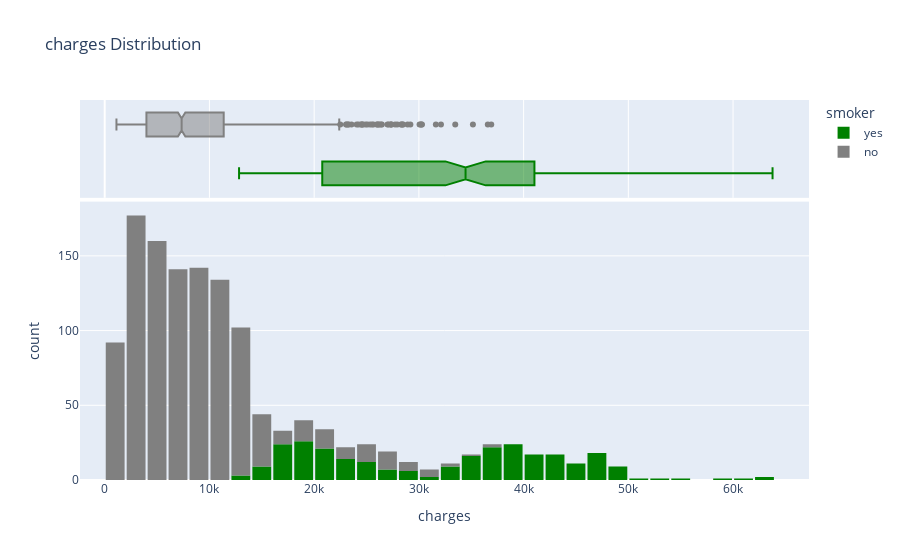

Source (notebook cell):
### Code cell
fig = px.histogram(df, 
            x='charges', 
            marginal='box', #this will plot Box plot
            color='smoker',
            color_discrete_sequence=['green', 'grey'],
            title='charges Distribution')
fig.update_layout(bargap = 0.1)
fig.show()

### Figure 1 — Plotly figure (JSON) as saved in the notebook; plotly's stock layout.template omitted (floating-point values rounded to 4 significant figures; data arrays with more than 128 entries replaced by an {"elided": "..."} marker saying what was removed)
{"data": [{"alignmentgroup": "True", "bingroup": "x", "hovertemplate": "smoker=yes<br>charges=%{x}<br>count=%{y}<extra></extra>", "legendgroup": "yes", "marker": {"color": "green", "pattern": {"shape": ""}}, "name": "yes", "offsetgroup": "yes", "orientation": "v", "showlegend": true, "type": "histogram", "x": {"elided": "274 float values"}, "xaxis": "x", "yaxis": "y"}, {"alignmentgroup": "True", "hovertemplate": "smoker=yes<br>charges=%{x}<extra></extra>", "legendgroup": "yes", "marker": {"color": "green"}, "name": "yes", "notched": true, "offsetgroup": "yes", "showlegend": false, "type": "box", "x": {"elided": "274 float values"}, "xaxis": "x2", "yaxis": "y2"}, {"alignmentgroup": "True", "bingroup": "x", "hovertemplate": "smoker=no<br>charges=%{x}<br>count=%{y}<extra></extra>", "legendgroup": "no", "marker": {"color": "grey", "pattern": {"shape": ""}}, "name": "no", "offsetgroup": "no", "orientation": "v", "showlegend": true, "type": "histogram", "x": {"elided": "1064 float values"}, "xaxis": "x", "yaxis": "y"}, {"alignmentgroup": "True", "hovertemplate": "smoker=no<br>charges=%{x}<extra></extra>", "legendgroup": "no", "marker": {"color": "grey"}, "name": "no", "notched": true, "offsetgroup": "no", "showlegend": false, "type": "box", "x": {"elided": "1064 float values"}, "xaxis": "x2", "yaxis": "y2"}], "layout": {"bargap": 0.1, "barmode": "relative", "legend": {"title": {"text": "smoker"}, "tracegroupgap": 0}, "title": {"text": "charges Distribution"}, "xaxis": {"anchor": "y", "domain": [0, 1], "title": {"text": "charges"}}, "xaxis2": {"anchor": "y2", "domain": [0, 1], "matches": "x", "showgrid": true, "showticklabels": false}, "yaxis": {"anchor": "x", "domain": [0, 0.7326], "title": {"text": "count"}}, "yaxis2": {"anchor": "x2", "domain": [0.7426, 1], "matches": "y2", "showgrid": false, "showline": false, "showticklabels": false, "ticks": ""}}}
